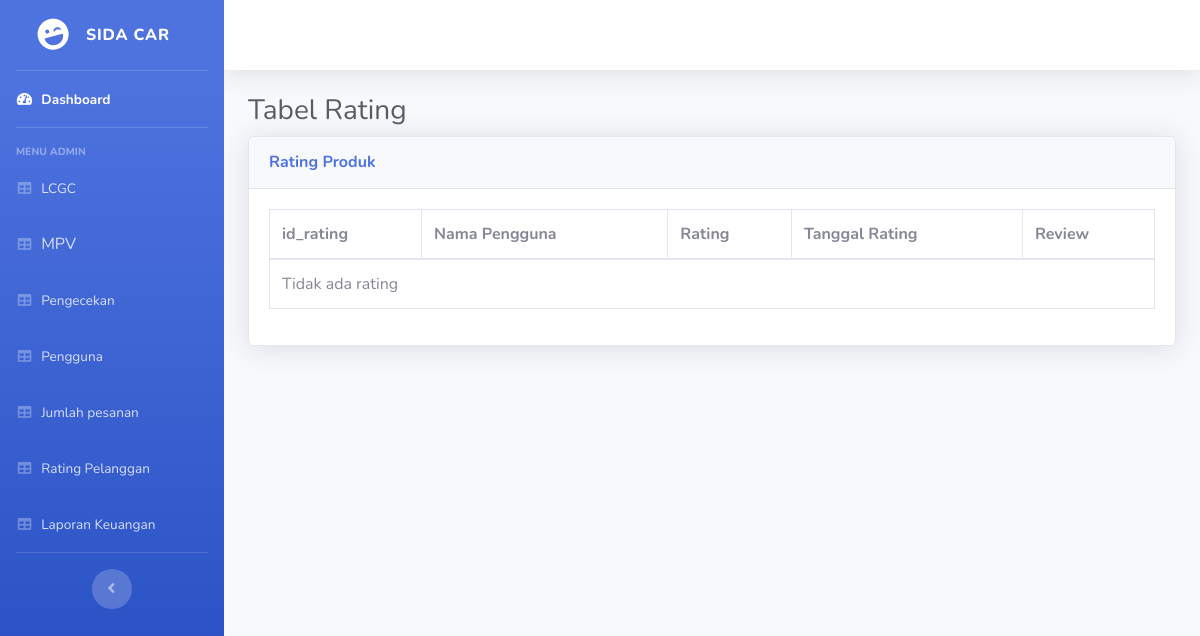
Page /Src/Index_Admin/rating.php (signed in) on the earlier database version.
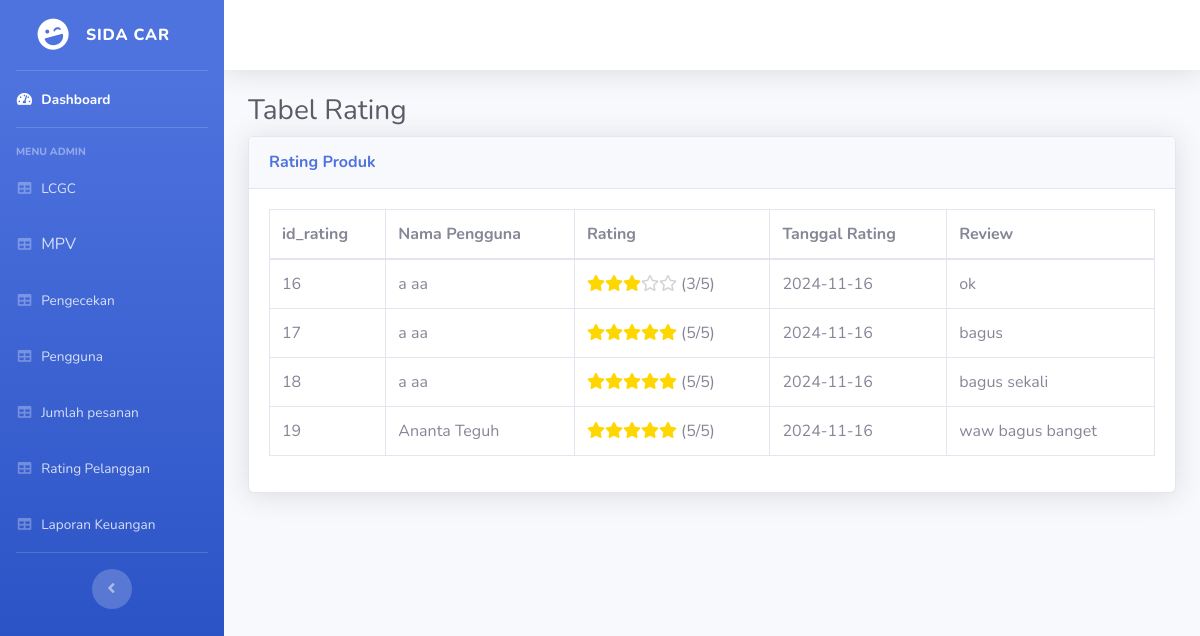
Same page on the later database version.
### tables this page shows
CREATE TABLE `rating` (
  `id_rating` int(11) NOT NULL,
  `id_user` int(5) NOT NULL,
  `rating_value` int(11) NOT NULL,
  `tanggal_rating` date NOT NULL,
  `review` text DEFAULT NULL
);

### Src/Index_Admin/rating.php (the view, shortened to what this page needs)
<?php include 'header.php';
$fetch_data = "SELECT r.id_rating, r.rating_value, r.tanggal_rating, r.review,
                      CONCAT(u.first_name, ' ', u.last_name) AS user_name
               FROM rating r
               JOIN user_details u ON r.id_user = u.id";
$result = $conn->query($fetch_data);
?>
<div class="container-fluid">
    <h1 class="h3 mb-2 text-gray-800" style='display: inline-block;'>Tabel Rating</h1>
    <div class="card shadow mb-4">
        <div class="card-header py-3">
            <h6 class="m-0 font-weight-bold text-primary">Rating Produk</h6>
        </div>
        <div class="card-body">
            <div class="table-responsive">
                <table class="table table-bordered" id="dataTable" width="100%" cellspacing="0">
                    <thead>
                        <tr>
                            <th>id_rating</th>
                            <th>Nama Pengguna</th>
                            <th>Rating</th>
                            <th>Tanggal Rating</th>
                            <th>Review</th>
                        </tr>
                    </thead>
                    <tbody>
                        <?php
                        if ($result->num_rows > 0) {
                            while ($row = $result->fetch_assoc()) {
                                $rating_value = $row['rating_value'];
                                ?>
                                <tr>
                                    <td><?php echo $row['id_rating'] ?></td>
                                    <td><?php echo $row['user_name'] ?></td>
                                    <td>
                                        <?php
                                        for ($i = 1; $i <= 5; $i++) {
                                            if ($i <= $rating_value) {
                                                echo '<i class="fas fa-star filled-star"></i>';
                                            } else {
                                                echo '<i class="far fa-star empty-star"></i>';
                                            }
                                        }
                                        ?>
                                        (<?php echo $rating_value; ?>/5)
                                    </td>
                                    <td><?php echo $row['tanggal_rating'] ?></td>
                                    <td><?php echo $row['review'] ?></td>
                                </tr>
                                <?php
                            }
                        } else {
                            echo "<tr><td colspan='5'>Tidak ada rating</td></tr>";
                        }
                        ?>
                    </tbody>
                </table>
            </div>
        </div>
    </div>
</div>
</div>
</div>
</div>
</body>
</html>

### Src/Index_Admin/header.php (shortened to what this page needs)
<!DOCTYPE html>
<html lang="en">
<head>
  <link href="vendor/fontawesome-free/css/all.min.css" rel="stylesheet" type="text/css">
  <link href="css/sb-admin-2.min.css" rel="stylesheet">
</head>
<body id="page-top">
  <div id="wrapper">
    <ul class="navbar-nav bg-gradient-primary sidebar sidebar-dark accordion" id="accordionSidebar">
      <a class="sidebar-brand d-flex align-items-center justify-content-center" href="index.php">
        <div class="sidebar-brand-icon rotate-n-15">
          <i class="fas fa-laugh-wink"></i>
        </div>
        <div class="sidebar-brand-text mx-3">Sida CAR</div>
      </a>
      <hr class="sidebar-divider my-0">
      <li class="nav-item active">
        <a class="nav-link" href="index.php">
          <i class="fas fa-fw fa-tachometer-alt"></i>
          <span>Dashboard</span></a>
      </li>
      <hr class="sidebar-divider">
      <div class="sidebar-heading">
        Menu Admin
      </div>
      <li class="nav-item">
        <a class="nav-link" href="tables.php">
          <i class="fas fa-fw fa-table"></i>
          <span>LCGC</span></a>
      </li>
      <li class="nav-item">
        <a class="nav-link" href="accessories.php">
          <i class="fas fa-fw fa-table"></i>
          <span></span>MPV</a>
      </li>
      <li class="nav-item">
        <a class="nav-link" href="pengecekan.php">
          <i class="fas fa-fw fa-table"></i>
          <span>Pengecekan</span></a>
      </li>
      <li class="nav-item">
        <a class="nav-link" href="users.php">
          <i class="fas fa-fw fa-table"></i>
          <span>Pengguna</span></a>
      </li>
      <li class="nav-item">
        <a class="nav-link" href="orders.php">
          <i class="fas fa-fw fa-table"></i>
          <span>Jumlah pesanan</span></a>
      </li>
      <li class="nav-item">
        <a class="nav-link" href="rating.php">
          <i class="fas fa-fw fa-table"></i>
          <span>Rating Pelanggan</span></a>
      </li>
      <li class="nav-item">
        <a class="nav-link" href="laporan_keuangan.php">
          <i class="fas fa-fw fa-table"></i>
          <span>Laporan Keuangan</span></a>
      </li>
      <hr class="sidebar-divider d-none d-md-block">
      <div class="text-center d-none d-md-inline">
        <button class="rounded-circle border-0" id="sidebarToggle"></button>
      </div>
    </ul>
    <div id="content-wrapper" class="d-flex flex-column">
      <div id="content">
        <nav class="navbar navbar-expand navbar-light bg-white topbar mb-4 static-top shadow">
        </nav>

### Src/Index_Admin/rating.php (style rules this page uses)
.filled-star { color: gold; }
.empty-star { color: lightgray; }

Differences in the rows shown:
added rating: id_rating "16", user_name "a aa", rating_value "3", tanggal_rating "2024-11-16", review "ok"
added rating: id_rating "17", user_name "a aa", rating_value "5", tanggal_rating "2024-11-16", review "bagus"
added rating: id_rating "18", user_name "a aa", rating_value "5", tanggal_rating "2024-11-16", review "bagus sekali"
added rating: id_rating "19", user_name "Ananta Teguh", rating_value "5", tanggal_rating "2024-11-16", review "waw bagus banget"
Other differences:
text no longer shown: "Tidak ada rating"
